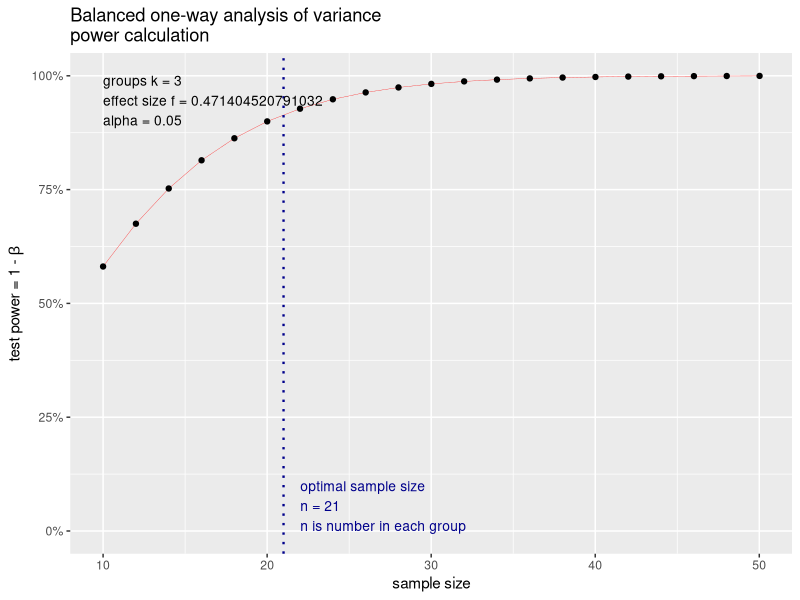
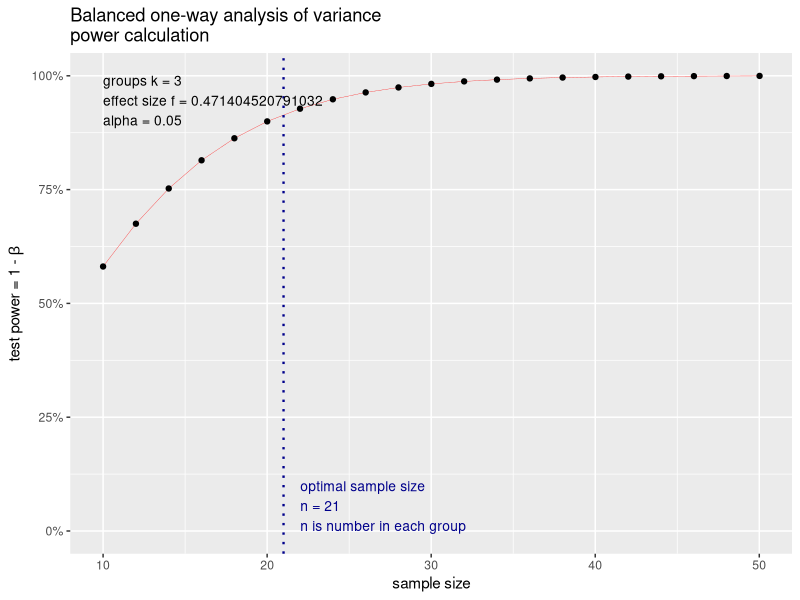

These figures' R source, in order:
## ---- chunk 1
library(pwr) # do this once per session
h <- ES.h(p1 = 0.75, p2 = 0.50)
pwr.p.test(h = h, sig.level = 0.05, power = 0.80, 
           alternative = "greater")
## ---- chunk 2
pwr.p.test(h = h, sig.level = 0.01, power = 0.90, alternative = "greater")
## ---- chunk 3
pwr.p.test(h = h, sig.level = 0.01, n = 30, alternative = "greater")

## ---- chunk 4
pwr.p.test(h = ES.h(p1 = 0.65, p2 = 0.5), n = 50, sig.level = 0.01, 
           alternative = "greater")
## ---- chunk 5
pwr.2p.test(h = ES.h(p1 = 0.20, p2 = 0.25), sig.level = 0.05, power = 0.8)
## ---- chunk 6
power.prop.test(p1 = 0.20, p2 = 0.25, sig.level = 0.05, power = 0.80)
## ---- chunk 7
power.prop.test(p1 = 0.10, p2 = 0.15, sig.level = 0.05, power = 0.80)

## ---- chunk 8
power.t.test(delta = 0.75, sd = 2.25, sig.level = 0.05, n = 30)
## ---- chunk 9
power.t.test(delta = 0.75, sd = 2.25, sig.level = 0.05, power = 0.90)
## ---- chunk 10
pwr.t.test(d = 0.75/2.25, sig.level = 0.05, power = 0.90)
## ---- chunk 11
power.t.test(n = 24, delta = 0.08, sd = 0.25, sig.level = 0.05, 
             type = "paired", alternative = "one.sided")
## ---- chunk 12
pwr.t.test(n = 24, d = 0.08/0.25, sig.level = 0.05, 
           type = "paired", alternative = "greater")
## ---- chunk 13
power.t.test(power = 0.90, delta = 0.08, sd = 0.25, sig.level = 0.05, 
             type = "paired", alternative = "one.sided")

## ---- chunk 14
power.anova.test(groups = 3, between.var = var(c(30,30,25)), 
                 within.var = 5^2, sig.level = 0.05, power = 0.90)
## ---- chunk 15
sd_means <- sd(c(30,30,25))
sd_pop <- 5
pwr.anova.test(k = 3, f = sd_means*sqrt(2/3)/sd_pop, 
               sig.level = 0.05, power = 0.90)
## ---- chunk 16
pout <- pwr.anova.test(k = 3, f = sd_means*sqrt(2/3)/sd_pop, 
               sig.level = 0.05, power = 0.90)
plot(pout)
## ---- chunk 17
pout <- pwr.anova.test(k = 3, f = sd_means*sqrt(2/3)/sd_pop, 
               sig.level = 0.05, power = 0.90)
plot(pout)
## ---- chunk 18
cohen.ES(test = "anov", size = "small")
## ---- chunk 19
pwr.anova.test(k = 3, f = 0.1, 
               sig.level = 0.05, power = 0.90)
## ---- chunk 20
power.t.test(delta = 0.75, sd = 2.25, sig.level = 0.05, n = 30)
## ---- chunk 21
x1 <- rnorm(n = 30, mean = 10.00, sd = 2.25)
x2 <- rnorm(n = 30, mean = 10.75, sd = 2.25)
t.test(x1, x2, var.equal = TRUE)
# is it less than significance level?
t.test(x1, x2, var.equal = TRUE)$p.value < 0.05
## ---- chunk 22
result <- replicate(n = 1000, expr = 
                      {x1 <- rnorm(n = 30, mean = 10.00, sd = 2.25)
                      x2 <- rnorm(n = 30, mean = 10.75, sd = 2.25)
                      t.test(x1, x2, var.equal = TRUE)$p.value < 0.05})
mean(result)
## ---- chunk 23
sim_ttest <- function(n){
  replicate(n = 1000, expr = 
            {x1 <- rnorm(n = n, mean = 10.00, sd = 2.25)
            x2 <- rnorm(n = n, mean = 10.75, sd = 2.25)
            t.test(x1, x2, var.equal = TRUE)$p.value < 0.05})
          }
result <- sapply(c(50, 75, 100, 150), sim_ttest)
apply(result, 2, mean)
## ---- chunk 24
n <- 10 # per group
design <- rep(c("a","b"), each = n*2)
weight <- rep(c("20 lb","28 lb"), times = n*2)
table(design, weight)
## ---- chunk 25
dist <- 72 + (design == "b")*12 + (weight == "28 lb")*-4 + 
  rnorm(n*4, mean = 0, sd = 10)
## ---- chunk 26
m <- lm(dist ~ design + weight)
coef(summary(m))['designb','Pr(>|t|)'] < 0.01
## ---- chunk 27
results <- replicate(1000, expr = {
  dist <- 72 + (design == "b")*12 + (weight == "28 lb")*-4 + 
  rnorm(n*4, mean = 0, sd = 10)
  m <- lm(dist ~ design + weight)
  coef(summary(m))['designb','Pr(>|t|)'] < 0.01
})
mean(results)
## ---- chunk 28
dist <- 72 + (design == "b")*12 + (weight == "28 lb")*-4 + 
  (design == "b")*(weight == "28 lb")*6 +
  rnorm(n*4, mean = 0, sd = 10)
m <- lm(dist ~ design + weight + design:weight)
coef(summary(m))['designb:weight28 lb','Pr(>|t|)'] < 0.01
## ---- chunk 29
results <- replicate(1000, expr = {
  dist <- 72 + (design == "b")*12 + (weight == "28 lb")*-4 +
    (design == "b")*(weight == "28 lb")*6 +
    rnorm(n*4, mean = 0, sd = 10)
  m <- lm(dist ~ design + weight + design:weight)
  coef(summary(m))['designb:weight28 lb','Pr(>|t|)'] < 0.01
})
mean(results)
## ---- chunk 30
sim_model <- function(n){
  replicate(n = 1000, expr = {
    design <- rep(c("a","b"), each = n*2)
    weight <- rep(c("20 lb","28 lb"), times = n*2)
    dist <- 72 + (design == "b")*12 + (weight == "28 lb")*-4 +
      (design == "b")*(weight == "28 lb")*6 +
      rnorm(n*4, mean = 0, sd = 10)
    m <- lm(dist ~ design + weight + design:weight)
    coef(summary(m))['designb:weight28 lb','Pr(>|t|)'] < 0.01})
}

# try samples sizes of 50, 100, 150
results <- sapply(c(50,100,150), sim_model)
apply(results, 2, mean)
